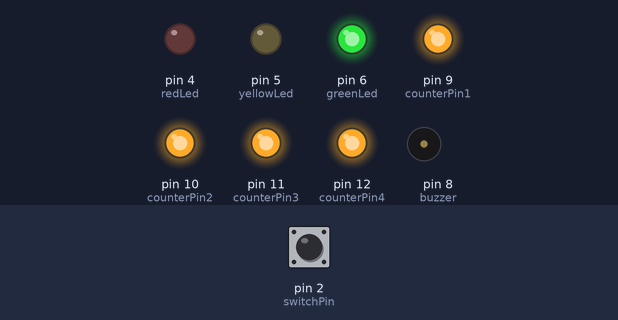
Recording of a sketch running on a simulated Arduino Uno, built with avr-gcc and run on an emulated ATmega328P. Parts: output pins drawn as LEDs (lit = HIGH), buzzer (waves = sounding). The test bench sets the inputs (shaded band); at power-on: pin 2 (switchPin) HIGH. What the sketch prints to the serial monitor is not drawn.

Above: at 1.2 s.
1.3 s: pin 2 (switchPin) pulled LOW for 0.15 s
At 1.8 s:
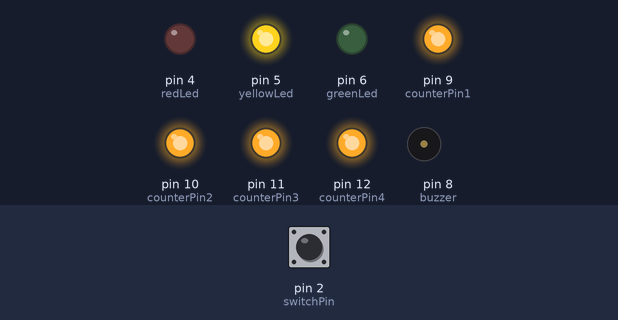
4.4 s: pin 2 (switchPin) pulled LOW for 1 s
At 4.9 s:
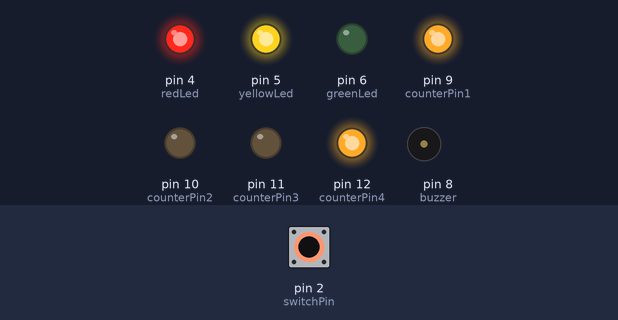
7.4 s: pin 2 (switchPin) pulled LOW for 0.15 s
10.5 s: pin 2 (switchPin) pulled LOW for 3.2 s
At 12.2 s:
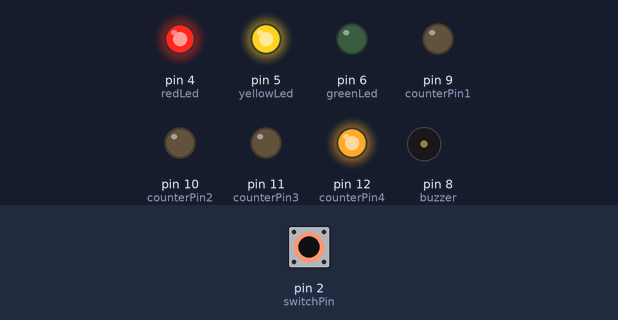
16.0 s: pin 2 (switchPin) driven LOW
At 17.3 s:
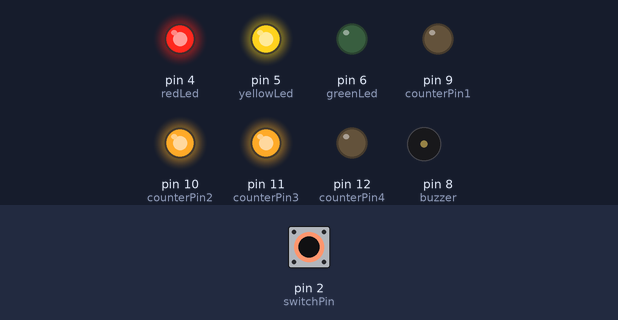
19.0 s: pin 2 (switchPin) pulsed HIGH 2 times (0.12 s each, 0.3 s apart)
Timing chart, 0 to 27.9 s (numbered marks = the images above; inputs shaded):
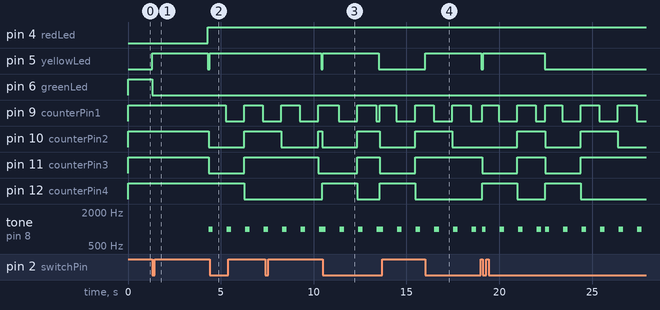

The sketch:

Lab_C.ino
```cpp
// C++ code
//

int switchPin = 2;
int redLed = 4;
int yellowLed = 5;
int greenLed = 6;
int buzzer = 8;

int currentSwitchState = 0;
int prevSwitchState = 0;

long int greenLedTime = -10000;
long int yellowLedTime = 0;
long int redLedTime = 0;

boolean isGreenOn = false;
boolean isYellowOn = false;
boolean isRedOn = false;

boolean counterOn1 = true;
boolean counterOn2 = true;
boolean counterOn3 = true;
boolean counterOn4 = true;


int counterPin1 = 9;
int counterPin2 = 10;
int counterPin3 = 11;
int counterPin4 = 12;

int redTime = 22000;
int beepCounter = 0;
void setup()
{
  pinMode(switchPin, INPUT);
  pinMode(redLed, OUTPUT);
  pinMode(yellowLed, OUTPUT);
  pinMode(greenLed, OUTPUT);
  pinMode(counterPin1, OUTPUT);
  pinMode(counterPin2, OUTPUT);
  pinMode(counterPin3, OUTPUT);
  pinMode(counterPin4, OUTPUT);

  prevSwitchState = digitalRead(switchPin);

  digitalWrite(greenLed, HIGH);
  digitalWrite(counterPin1, HIGH);
  digitalWrite(counterPin2, HIGH);
  digitalWrite(counterPin3, HIGH);
  digitalWrite(counterPin4, HIGH);

  Serial.begin(9600);

  pinMode(buzzer, OUTPUT);
}

void loop()
{

  currentSwitchState = digitalRead(switchPin);

  if(currentSwitchState == LOW && prevSwitchState == HIGH && (millis() - greenLedTime) > 6000){
    digitalWrite(yellowLed, HIGH);
    digitalWrite(greenLed, LOW);
    yellowLedTime = millis();
    isGreenOn = false;
    isYellowOn = true;

  }

  if(isYellowOn && ((millis() - yellowLedTime) > 3000)){
    digitalWrite(redLed, HIGH);
    digitalWrite(yellowLed, LOW);
    redLedTime = millis();
    isYellowOn = false;
    isRedOn = true;
  }

  if(isRedOn && (millis() - redLedTime) > redTime){
   	digitalWrite(greenLed, HIGH);
    digitalWrite(redLed, LOW);
    greenLedTime = millis();
	isRedOn = false;
    isGreenOn = true;
    noTone(buzzer);
  }

  int timer = millis() - redLedTime;
  if(isRedOn && (timer > 50 && timer < 150)){
    digitalWrite(counterPin1, HIGH);
  	digitalWrite(counterPin2, LOW);
  	digitalWrite(counterPin3, LOW);
  	digitalWrite(counterPin4, HIGH);

    Serial.println("9");

	tone(buzzer, 1000);

  }

  if(isRedOn && (timer > 950 && timer < 1050)){
    digitalWrite(counterPin1, LOW);
  	digitalWrite(counterPin2, LOW);
  	digitalWrite(counterPin3, LOW);
  	digitalWrite(counterPin4, HIGH);

    Serial.println("8");
    tone(buzzer, 1000);

  }

  if(isRedOn && (timer > 1950 && timer < 2050)){
    digitalWrite(counterPin1, HIGH);
  	digitalWrite(counterPin2, HIGH);
  	digitalWrite(counterPin3, HIGH);
  	digitalWrite(counterPin4, LOW);

    Serial.println("7");
    tone(buzzer, 1000);
  }

  if(isRedOn && (timer > 2950 && timer < 3050)){
    digitalWrite(counterPin1, LOW);
  	digitalWrite(counterPin2, HIGH);
  	digitalWrite(counterPin3, HIGH);
  	digitalWrite(counterPin4, LOW);

    Serial.println("6");
    tone(buzzer, 1000);


  }

  if(isRedOn && (timer > 3950 && timer < 4050)){
    digitalWrite(counterPin1, HIGH);
  	digitalWrite(counterPin2, LOW);
  	digitalWrite(counterPin3, HIGH);
  	digitalWrite(counterPin4, LOW);

    Serial.println("5");
    tone(buzzer, 1000);
  }

  if(isRedOn && (timer > 4950 && timer < 5050)){
    digitalWrite(counterPin1, LOW);
  	digitalWrite(counterPin2, LOW);
  	digitalWrite(counterPin3, HIGH);
  	digitalWrite(counterPin4, LOW);

    Serial.println("4");
    tone(buzzer, 1000);


  }

  if(isRedOn && (timer > 5950 && timer < 6050)){
    digitalWrite(counterPin1, HIGH);
  	digitalWrite(counterPin2, HIGH);
  	digitalWrite(counterPin3, LOW);
  	digitalWrite(counterPin4, LOW);

    Serial.println("3");
    tone(buzzer, 1000);

  }

  if(isRedOn && (timer > 6950 && timer < 7050)){
    digitalWrite(counterPin1, LOW);
  	digitalWrite(counterPin2, HIGH);
  	digitalWrite(counterPin3, LOW);
  	digitalWrite(counterPin4, LOW);

    Serial.println("2");
    tone(buzzer, 1000);

  }

  if(isRedOn && (timer > 7950 && timer < 8050)){
    digitalWrite(counterPin1, HIGH);
  	digitalWrite(counterPin2, LOW);
  	digitalWrite(counterPin3, LOW);
  	digitalWrite(counterPin4, LOW);

    Serial.println("1");
    tone(buzzer, 1000);

  }

  if(isRedOn && (timer > 8950 && timer < 9050)){
    digitalWrite(counterPin1, LOW);
  	digitalWrite(counterPin2, LOW);
  	digitalWrite(counterPin3, LOW);
  	digitalWrite(counterPin4, LOW);

    Serial.println("0");
    tone(buzzer, 1000);

  }

//Counter ends above this comment

  if(isRedOn && (timer > 9950 && timer < 10050)){
    digitalWrite(counterPin1, HIGH);
  	digitalWrite(counterPin2, LOW);
  	digitalWrite(counterPin3, HIGH);
  	digitalWrite(counterPin4, LOW);
   	tone(buzzer, 1000);

  }

  if(isRedOn && (timer > 10950 && timer < 11050)){
    digitalWrite(counterPin1, LOW);
  	digitalWrite(counterPin2, HIGH);
  	digitalWrite(counterPin3, LOW);
  	digitalWrite(counterPin4, HIGH);

  }

  if(isRedOn && (timer > 11950 && timer < 12050)){
    digitalWrite(counterPin1, HIGH);
  	digitalWrite(counterPin2, LOW);
  	digitalWrite(counterPin3, HIGH);
  	digitalWrite(counterPin4, LOW);


  }

  if(isRedOn && (timer > 12950 && timer < 13050)){
    digitalWrite(counterPin1, LOW);
  	digitalWrite(counterPin2, HIGH);
  	digitalWrite(counterPin3, LOW);
  	digitalWrite(counterPin4, HIGH);

  }

  if(isRedOn && (timer > 13950 && timer < 14050)){
    digitalWrite(counterPin1, HIGH);
  	digitalWrite(counterPin2, LOW);
  	digitalWrite(counterPin3, HIGH);
  	digitalWrite(counterPin4, LOW);


  }

  if(isRedOn && (timer > 14950 && timer < 15050)){
    digitalWrite(counterPin1, LOW);
  	digitalWrite(counterPin2, HIGH);
  	digitalWrite(counterPin3, LOW);
  	digitalWrite(counterPin4, HIGH);

  }

 //end of switching


  if(isRedOn && (timer > 15950 && timer < 16050)){
    digitalWrite(counterPin1, HIGH);
  	digitalWrite(counterPin2, HIGH);
  	digitalWrite(counterPin3, HIGH);
  	digitalWrite(counterPin4, HIGH);
    noTone(buzzer);

  }

  if(isRedOn && (timer > 16950 && timer < 17050)){
    digitalWrite(counterPin1, HIGH);
  	digitalWrite(counterPin2, HIGH);
  	digitalWrite(counterPin3, HIGH);
  	digitalWrite(counterPin4, HIGH);


  }

  if(isRedOn && (timer > 17950 && timer < 18050)){
    digitalWrite(counterPin1, HIGH);
  	digitalWrite(counterPin2, HIGH);
  	digitalWrite(counterPin3, HIGH);
  	digitalWrite(counterPin4, HIGH);


  }

  if(isRedOn && (timer > 18950 && timer < 19050)){
    digitalWrite(counterPin1, HIGH);
  	digitalWrite(counterPin2, HIGH);
  	digitalWrite(counterPin3, HIGH);
  	digitalWrite(counterPin4, HIGH);

  }

  if(isRedOn && (timer > 19950 && timer < 20050)){
    digitalWrite(counterPin1, HIGH);
  	digitalWrite(counterPin2, HIGH);
  	digitalWrite(counterPin3, HIGH);
  	digitalWrite(counterPin4, HIGH);


  }

  if(isRedOn && (timer > 20950 && timer < 21050)){
    digitalWrite(counterPin1, HIGH);
  	digitalWrite(counterPin2, HIGH);
  	digitalWrite(counterPin3, HIGH);
  	digitalWrite(counterPin4, HIGH);


  }

   if(isRedOn && (timer > 21950 && timer < 22050)){
   digitalWrite(counterPin1, HIGH);
   digitalWrite(counterPin2, HIGH);
   digitalWrite(counterPin3, HIGH);
   digitalWrite(counterPin4, HIGH);

  }

  if(timer < 10000 && isRedOn && ((timer % 1000) > 250)){
    noTone(buzzer);
    Serial.print("Turn off");
  }

  if(timer > 16000 && isRedOn){
    if((timer%1000)%125 > 75){
    	tone(buzzer, 1000);
    } else {
    	noTone(buzzer);
    }

  }


  prevSwitchState = currentSwitchState;

}
```

Measured:
- after the input at 1.3 s, pin 4 (redLed): LOW → HIGH after 3.0 s; pin 5 (yellowLed): LOW → HIGH at once, → LOW 3.0 s later; pin 6 (greenLed): HIGH → LOW at once; pin 10 (counterPin2), pin 11 (counterPin3): HIGH → LOW after 3.1 s; tone on pin 8 (buzzer): silent → 1000 Hz after 3.1 s
- after the input at 4.4 s, pin 5 (yellowLed): LOW → HIGH at once
- after the input at 7.4 s, pin 5 (yellowLed): HIGH → LOW after 3.0 s instead of 0.00 s
- after the input at 10.5 s, pin 5 (yellowLed): LOW → HIGH at once, → LOW 3.0 s later
- after the input at 16.0 s, pin 5 (yellowLed): LOW → HIGH at once
- by itself, pin 12 (counterPin4): alternates HIGH for 1.9 s and LOW for 1.5 s, 4 changes in all, then stays LOW
